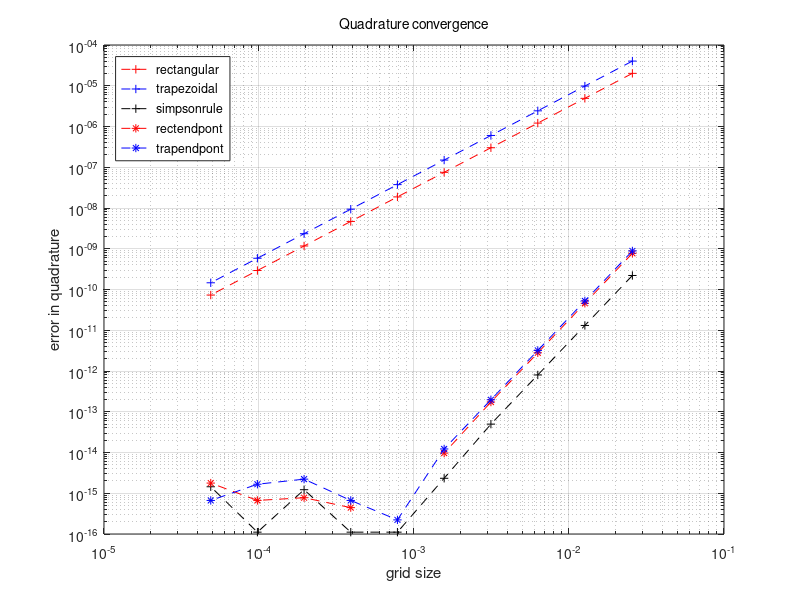

This chart was generated by the following MATLAB code:
#!/usr/bin/env octave
# File: program.m
# Name: D.Saravanan
# Date: 20/09/2021

""" Script to implement the different quadrature and see how the error behaves """

# end points of interval
a = 0; b = 1;

# function to be integrated
f = @(x) exp(-x.^2);

# derivative of the function
g = @(x) -2*x*exp(-x.^2);

# exact value of the integral
exact = 0.746824132812427025399;

# number of different set of grids
Ngrids = 10;

h = zeros(Ngrids,1);        # different grid spacings

rect = zeros(Ngrids,1);     # rectangular rule
trap = zeros(Ngrids,1);     # trapezoidal rule
simp = zeros(Ngrids,1);     # simpson rule
rend = zeros(Ngrids,1);     # rectangular rule with end-point correction
tend = zeros(Ngrids,1);     # trapezoidal rule with end-point correction

for k = 1:Ngrids
    N = 10*2^(k+1);                 # number of grid points
    h(k) = (b - a)/(N - 1);         # grid spacing
    x = linspace(a, b, N);          # grid points
    y = 0.5*(x(1:N-1) + x(2:N));    # mid-points of each panel

    rect(k) = h(k)*sum(f(y));                       # rectangular rule
    trap(k) = h(k)*(sum(f(x)) - (f(a) + f(b))/2);   # trapezoidal rule
    simp(k) = (2*rect(k) + trap(k))/3;              # simpson rule
    rend(k) = rect(k) + h(k)^2 / 24*(g(b) - g(a));  # rectangular rule with end-point correction
    tend(k) = trap(k) - h(k)^2 / 12*(g(b) - g(a));  # trapezoidal rule with end-point correction
end

# error calculations
rect_err = abs(double(rect - exact));
trap_err = abs(double(trap - exact));
simp_err = abs(double(simp - exact));
rend_err = abs(double(rend - exact));
tend_err = abs(double(tend - exact));

figure;  loglog(h, rect_err, 'r+--');
hold on; loglog(h, trap_err, 'b+--');
hold on; loglog(h, simp_err, 'k+--');
hold on; loglog(h, rend_err, 'r*--');
hold on; loglog(h, tend_err, 'b*--');
xlabel('grid size'); ylabel('error in quadrature');
legend('rectangular', 'trapezoidal', 'simpsonrule', 'rectendpont', 'trapendpont');
set(legend, 'location', 'northwest');
set(gca, 'title', text('string', 'Quadrature convergence'));
grid on; print('quadrature.pdf', '-dpdf')
